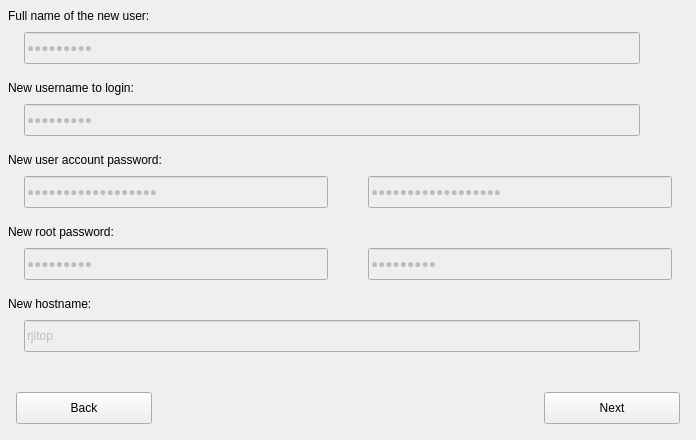
     <widget class="QWidget" name="installpanel" native="true">
      <property name="geometry">
       <rect>
        <x>1</x>
        <y>1344</y>
        <width>696</width>
        <height>440</height>
       </rect>
      </property>
      <property name="autoFillBackground">
       <bool>true</bool>
      </property>
      <widget class="QLabel" name="label_8">
       <property name="geometry">
        <rect>
         <x>8</x>
         <y>0</y>
         <width>680</width>
         <height>32</height>
        </rect>
       </property>
       <property name="text">
        <string>Full name of the new user:</string>
       </property>
      </widget>
      <widget class="QLabel" name="label_10">
       <property name="geometry">
        <rect>
         <x>8</x>
         <y>72</y>
         <width>680</width>
         <height>32</height>
        </rect>
       </property>
       <property name="text">
        <string>New username to login:</string>
       </property>
      </widget>
      <widget class="QLabel" name="label_11">
       <property name="geometry">
        <rect>
         <x>8</x>
         <y>144</y>
         <width>680</width>
         <height>32</height>
        </rect>
       </property>
       <property name="text">
        <string>New user account password:</string>
       </property>
      </widget>
      <widget class="QLabel" name="label_12">
       <property name="geometry">
        <rect>
         <x>8</x>
         <y>216</y>
         <width>680</width>
         <height>32</height>
        </rect>
       </property>
       <property name="text">
        <string>New root password:</string>
       </property>
      </widget>
      <widget class="QLabel" name="label_13">
       <property name="geometry">
        <rect>
         <x>8</x>
         <y>288</y>
         <width>680</width>
         <height>32</height>
        </rect>
       </property>
       <property name="text">
        <string>New hostname:</string>
       </property>
      </widget>
      <widget class="QPushButton" name="installback">
       <property name="geometry">
        <rect>
         <x>16</x>
         <y>392</y>
         <width>136</width>
         <height>32</height>
        </rect>
       </property>
       <property name="cursor">
        <cursorShape>PointingHandCursor</cursorShape>
       </property>
       <property name="text">
        <string>Back</string>
       </property>
      </widget>
      <widget class="QPushButton" name="installnext">
       <property name="enabled">
        <bool>true</bool>
       </property>
       <property name="geometry">
        <rect>
         <x>544</x>
         <y>392</y>
         <width>136</width>
         <height>32</height>
        </rect>
       </property>
       <property name="cursor">
        <cursorShape>PointingHandCursor</cursorShape>
       </property>
       <property name="acceptDrops">
        <bool>false</bool>
       </property>
       <property name="text">
        <string>Next</string>
       </property>
      </widget>
      <widget class="QLineEdit" name="fullname">
       <property name="enabled">
        <bool>false</bool>
       </property>
       <property name="geometry">
        <rect>
         <x>24</x>
         <y>32</y>
         <width>616</width>
         <height>32</height>
        </rect>
       </property>
       <property name="acceptDrops">
        <bool>false</bool>
       </property>
       <property name="text">
        <string>systemdbg</string>
       </property>
       <property name="maxLength">
        <number>80</number>
       </property>
       <property name="echoMode">
        <enum>QLineEdit::Password</enum>
       </property>
      </widget>
      <widget class="QLabel" name="usernamepipe">
       <property name="geometry">
        <rect>
         <x>647</x>
         <y>108</y>
         <width>26</width>
         <height>24</height>
        </rect>
       </property>
       <property name="pixmap">
        <pixmap resource="pictures.qrc">:/pictures/ok.png</pixmap>
       </property>
       <property name="scaledContents">
        <bool>true</bool>
       </property>
       <property name="alignment">
        <set>Qt::AlignCenter</set>
       </property>
      </widget>
      <widget class="QLabel" name="passwordpipe">
       <property name="geometry">
        <rect>
         <x>335</x>
         <y>180</y>
         <width>26</width>
         <height>24</height>
        </rect>
       </property>
       <property name="pixmap">
        <pixmap resource="pictures.qrc">:/pictures/ok.png</pixmap>
       </property>
       <property name="scaledContents">
        <bool>true</bool>
       </property>
       <property name="alignment">
        <set>Qt::AlignCenter</set>
       </property>
      </widget>
      <widget class="QLabel" name="rootpasswordpipe">
       <property name="geometry">
        <rect>
         <x>335</x>
         <y>252</y>
         <width>26</width>
         <height>24</height>
        </rect>
       </property>
       <property name="pixmap">
        <pixmap resource="pictures.qrc">:/pictures/ok.png</pixmap>
       </property>
       <property name="scaledContents">
        <bool>true</bool>
       </property>
       <property name="alignment">
        <set>Qt::AlignCenter</set>
       </property>
      </widget>
      <widget class="QLabel" name="hostnamepipe">
       <property name="geometry">
        <rect>
         <x>647</x>
         <y>324</y>
         <width>26</width>
         <height>24</height>
        </rect>
       </property>
       <property name="pixmap">
        <pixmap resource="pictures.qrc">:/pictures/ok.png</pixmap>
       </property>
       <property name="scaledContents">
        <bool>true</bool>
       </property>
       <property name="alignment">
        <set>Qt::AlignCenter</set>
       </property>
      </widget>
      <widget class="QLabel" name="usernameerror">
       <property name="geometry">
        <rect>
         <x>647</x>
         <y>107</y>
         <width>26</width>
         <height>26</height>
        </rect>
       </property>
       <property name="pixmap">
        <pixmap resource="pictures.qrc">:/pictures/error.png</pixmap>
       </property>
       <property name="scaledContents">
        <bool>true</bool>
       </property>
       <property name="alignment">
        <set>Qt::AlignCenter</set>
       </property>
      </widget>
      <widget class="QLabel" name="passworderror">
       <property name="geometry">
        <rect>
         <x>335</x>
         <y>179</y>
         <width>26</width>
         <height>26</height>
        </rect>
       </property>
       <property name="pixmap">
        <pixmap resource="pictures.qrc">:/pictures/error.png</pixmap>
       </property>
       <property name="scaledContents">
        <bool>true</bool>
       </property>
       <property name="alignment">
        <set>Qt::AlignCenter</set>
       </property>
      </widget>
      <widget class="QLabel" name="rootpassworderror">
       <property name="geometry">
        <rect>
         <x>335</x>
         <y>251</y>
         <width>26</width>
         <height>26</height>
        </rect>
       </property>
       <property name="pixmap">
        <pixmap resource="pictures.qrc">:/pictures/error.png</pixmap>
       </property>
       <property name="scaledContents">
        <bool>true</bool>
       </property>
       <property name="alignment">
        <set>Qt::AlignCenter</set>
       </property>
      </widget>
      <widget class="QLabel" name="hostnameerror">
       <property name="geometry">
        <rect>
         <x>647</x>
         <y>323</y>
         <width>26</width>
         <height>26</height>
        </rect>
       </property>
       <property name="pixmap">
        <pixmap resource="pictures.qrc">:/pictures/error.png</pixmap>
       </property>
       <property name="scaledContents">
        <bool>true</bool>
       </property>
       <property name="alignment">
        <set>Qt::AlignCenter</set>
       </property>
      </widget>
      <widget class="QLineEdit" name="username">
       <property name="enabled">
        <bool>false</bool>
       </property>
       <property name="geometry">
        <rect>
         <x>24</x>
         <y>104</y>
         <width>616</width>
         <height>32</height>
        </rect>
       </property>
       <property name="acceptDrops">
        <bool>false</bool>
       </property>
       <property name="text">
        <string>systemdbg</string>
       </property>
       <property name="maxLength">
        <number>32</number>
       </property>
       <property name="echoMode">
        <enum>QLineEdit::Password</enum>
       </property>
      </widget>
      <widget class="QLineEdit" name="hostname">
       <property name="enabled">
        <bool>false</bool>
       </property>
       <property name="geometry">
        <rect>
         <x>24</x>
         <y>320</y>
         <width>616</width>
         <height>32</height>
        </rect>
       </property>
       <property name="acceptDrops">
        <bool>false</bool>
       </property>
       <property name="text">
        <string>rjitop</string>
       </property>
       <property name="maxLength">
        <number>64</number>
       </property>
      </widget>
      <widget class="QLineEdit" name="password1">
       <property name="enabled">
        <bool>false</bool>
       </property>
       <property name="geometry">
        <rect>
         <x>24</x>
         <y>176</y>
         <width>304</width>
         <height>32</height>
        </rect>
       </property>
       <property name="acceptDrops">
        <bool>false</bool>
       </property>
       <property name="text">
        <string>Vmubuntu#Rjwa@0591</string>
       </property>
       <property name="maxLength">
        <number>35</number>
       </property>
       <property name="echoMode">
        <enum>QLineEdit::Password</enum>
       </property>
      </widget>
      <widget class="QLineEdit" name="password2">
       <property name="enabled">
        <bool>false</bool>
       </property>
       <property name="geometry">
        <rect>
         <x>368</x>
         <y>176</y>
         <width>304</width>
         <height>32</height>
        </rect>
       </property>
       <property name="acceptDrops">
        <bool>false</bool>
       </property>
       <property name="text">
        <string>Vmubuntu#Rjwa@0591</string>
       </property>
       <property name="maxLength">
        <number>35</number>
       </property>
       <property name="echoMode">
        <enum>QLineEdit::Password</enum>
       </property>
      </widget>
      <widget class="QLineEdit" name="rootpassword1">
       <property name="enabled">
        <bool>false</bool>
       </property>
       <property name="geometry">
        <rect>
         <x>24</x>
         <y>248</y>
         <width>304</width>
         <height>32</height>
        </rect>
       </property>
       <property name="acceptDrops">
        <bool>false</bool>
       </property>
       <property name="text">
        <string>rjwa@0591</string>
       </property>
       <property name="maxLength">
        <number>35</number>
       </property>
       <property name="echoMode">
        <enum>QLineEdit::Password</enum>
       </property>
      </widget>
      <widget class="QLineEdit" name="rootpassword2">
       <property name="enabled">
        <bool>false</bool>
       </property>
       <property name="geometry">
        <rect>
         <x>368</x>
         <y>248</y>
         <width>304</width>
         <height>32</height>
        </rect>
       </property>
       <property name="acceptDrops">
        <bool>false</bool>
       </property>
       <property name="text">
        <string>rjwa@0591</string>
       </property>
       <property name="maxLength">
        <number>35</number>
       </property>
       <property name="echoMode">
        <enum>QLineEdit::Password</enum>
       </property>
      </widget>
      <widget class="QLabel" name="fullnamepipe">
       <property name="geometry">
        <rect>
         <x>647</x>
         <y>36</y>
         <width>26</width>
         <height>24</height>
        </rect>
       </property>
       <property name="pixmap">
        <pixmap resource="pictures.qrc">:/pictures/ok.png</pixmap>
       </property>
       <property name="scaledContents">
        <bool>true</bool>
       </property>
       <property name="alignment">
        <set>Qt::AlignCenter</set>
       </property>
      </widget>
      <zorder>hostnameerror</zorder>
      <zorder>rootpassworderror</zorder>
      <zorder>passworderror</zorder>
      <zorder>usernameerror</zorder>
      <zorder>hostnamepipe</zorder>
      <zorder>usernamepipe</zorder>
      <zorder>passwordpipe</zorder>
      <zorder>rootpasswordpipe</zorder>
      <zorder>label_8</zorder>
      <zorder>label_10</zorder>
      <zorder>label_11</zorder>
      <zorder>label_12</zorder>
      <zorder>label_13</zorder>
      <zorder>installback</zorder>
      <zorder>installnext</zorder>
      <zorder>username</zorder>
      <zorder>hostname</zorder>
      <zorder>password1</zorder>
      <zorder>password2</zorder>
      <zorder>rootpassword1</zorder>
      <zorder>rootpassword2</zorder>
      <zorder>fullname</zorder>
      <zorder>fullnamepipe</zorder>
     </widget>
